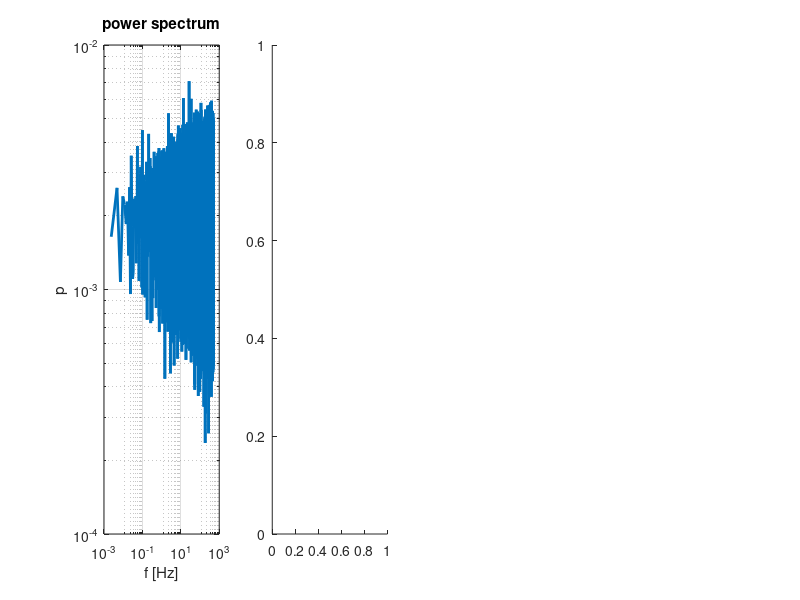

The MATLAB script that drew this image: (Note: this script raises an error after producing the figure.)
function DFAexamples(n,duration,numOfTrials,fs)
% Some examples illustrating DFA vis-a-vis DFA + model selection...
%
% Ton & Daffertshofer, Model selection for identifying power-law scaling
% Neuroimage 136:215-26, 2016, doi:10.1016/j.neuroimage.2016.01.008
%
% See also FluctuationAnalysis, psdfgn
%
%                                               (c) marlow 2016/7
%                                     latest update March 5, 2017
%
% This file is released under the terms of the GNU General Public License,
% version 3. See http://www.gnu.org/licenses/gpl.html

if nargin<4 || isempty(fs), fs=1000; end              % def. fs = 1 kHz
if nargin<3 || isempty(fs), numOfTrials=10; end       % def. # trials = 10
if nargin<2 || isempty(duration), duration=7*60; end  % def. dur. = 7 min
if nargin<1 || isempty(n), n=1:4; end                 % run all examples

numOfSamples=duration*fs;

for i=n
        
    rng('shuffle'); % randomizing the random generator

    %% first generate a random signal and plot its power spectrum
    switch i

        case 1 % Gaussian white noise over the entire range
            
            Q=0.25;
            s=sprintf('Gaussian white noise (strength %g) from %g until %gs',Q,0,duration);
            y=sqrt(Q/fs)*randn(numOfTrials,numOfSamples)';

        case 2 % fractional Gaussian noise over the entire range

            H=0.9;
            
            s=sprintf('single fGn process with H=%g from %g until %gs',H,0,duration);
            y=psdfgn(numOfSamples,numOfTrials,H,0,fs);
            % as an alternative for psdfgn(...) you may use:
            % y=fftfgn(1,H,numOfTrials,numOfSamples,numOfSamples,1)';

        case 3 % two-partite correlations (short and long range)
               %
               % related reading;
               %
               % Collins & De Luca
               % Random walking during quiet standing
               % Phys. Rev. Lett. 73(5):764, 1994
               %
               % Newell, K et al. 
               % Stochastic processes in postural center-of-pressure profiles
               % Exp. Brain. Res. 113:158, 1997

            H=[0.7,0.05];
            bp=[0,1]; 
            
            bp=min(bp,duration); % breakpoints should be smaller than 1/2 of the total duration
            
            s=sprintf('two fGn processes with H=%g from %g to %gs followed by H=%g until %gs',H(1),bp(1),bp(2),H(2),duration);
            y=psdfgn(numOfSamples,numOfTrials,H,bp,fs);
            
        case 4 % fractional Gaussian noise over the entire range with confounding, additive oscillations
               %
               % related reading:
               %
               % Hu, Ivanov, Chen, Carpena, & Stanley
               % Effect of trends on detrended fluctuation analysis
               % Phys. Rev. E 64, 011114, 2001
               %
               % Chen, Ivanov, Hu, & Stanley
               % Effect of nonstationarities on detrended fluctuation analysis
               % Phys. Rev. E 65, 041107, 2002
               %
               % Chen, Hu, Carpena, Bernaola-Galvan, Stanley, & Ivanov
               % Effect of nonlinear filters on detrended fluctuation analysis
               % Phys. Rev. E 71, 011104, 2005

            H=0.7;
            f0=3; % estimate of the CoG natural frequency
            
            s=sprintf('single fGn process with H=%g from %g until %gs + %g Hz oscillations',H,0,duration,f0);
            y=psdfgn(numOfSamples,numOfTrials,H,0,fs);
            t=repmat((0:numOfSamples-1)'/fs,1,numOfTrials);
            y=y+5*sin(2*pi*f0*t+2*pi*repmat(rand(1,numOfTrials),numOfSamples,1)); % the phases of the additive oscillations are randomized over trials

    end
    
    fprintf('\nExample %d: %s\n',i,s);
    
    figure(i);
    set(gcf,'Name',s,'Position',[50*i,300-50*i,1024,256]);
    
    %% plot 'plain' power spectrum
    subplot(1,4,1);
    pspectrum(y,fs); % this is just for plotting the power spectrum
    title('power spectrum')

    %% convert fGn into fBm (or Gaussian noise into Brownian motion if H=0.5
    y=cumsum(y);

    %% define the total range of analysis
    maxNumOfSegments=400; % use values >= 1000 if you have sufficiently
                          % many data and a fast computer
    maxNumOfSegmentsPerRange=200;   % use values >= 500 if ... ;-)
    fullrange=[10/1000,duration/4]; % 10 ms until 1/4 of the recording time
    interval2evaluate=[fullrange,maxNumOfSegments];
    
    %% conventional DFA over the entire range - this suits examples 1 & 2
    subplot(1,4,2);
    % define the fitting range
    interval2fit=interval2evaluate;
    % run the analysis (including text & graphics report)
    fluctuationAnalysis(y,interval2evaluate,interval2fit,'DFA','verbose','graphics','fs',fs);
    title('DFA over full range'); set(gca,'xlim',fullrange); drawnow;

    %% conventional DFA over two distinct ranges - this suits examples 3 & 4
    subplot(1,4,3);
    % define the fitting ranges
    range1=[20/1000,800/1000];     % 20 ms until 800 ms
    range2=[1200/1000,duration/4]; % 1200 ms until 1/4 of the recording time
    interval2fit={ [range1,maxNumOfSegmentsPerRange], [range2,maxNumOfSegmentsPerRange] };
    % run the analysis (including text & graphics report)
    fluctuationAnalysis(y,interval2evaluate,interval2fit,'DFA','verbose','graphics','fs',fs);
    title('DFA over two ranges'); set(gca,'xlim',fullrange); drawnow;

    %% DFA including (Bayesian) non-parametric model selection - this suits all examples
    subplot(1,4,4);
    % define the fitting range
    interval2fit=interval2evaluate;
    % run the analysis (including text & graphics report)
    fluctuationAnalysis(y,interval2evaluate,interval2fit,'DFA+','verbose','graphics','fs',fs);
    title('DFA+ over full range'); set(gca,'xlim',fullrange); drawnow;

end

%% helper function for plotting the fft-based power spectrum
function [p,f]=pspectrum(y,fs)
% estimate the 'plain' power specturm using fft
N=size(y,1);
p=abs(fft(y/N)).^2;
nfft=size(y,1);
if rem(nfft,2) % nfft odd
    select = (1:(nfft+1)/2)';
else
    select = (1:nfft/2+1)'; % include DC AND Nyquist
end
% select the first half...
p=p(select,:);
f=(select-1)/(numel(select)-1)*(fs/2);

for k=1:size(p,2) % normalize every power spectrum
    p(:,k)=p(:,k)/trapz(f,p(:,k));
end
% compute the mean over trials
p=mean(p,2,'omitnan');

if nargout==0
    
    loglog(f,mean(p,2),'linewidth',2);

    xmin=floor(log10(min(f(f>0))));
    xmax=ceil(log10(max(f)));
    set(gca,'xlim',10.^[xmin,xmax],'xtick',10.^(xmin:1+((xmax-xmin)>5):xmax));

    grid on;
    if fs~=1, xlabel('f [Hz]'); else, xlabel('1/n'); end
    ylabel('p');

end

